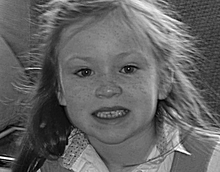
%> input picture girl.tif, 220 x 172 px, shrunk from 600 x 469 before the run
$ octave HOGfeaturedetection.m   (GNU Octave 9; MATLAB toolbox functions it lacks are replaced by stand-ins)
%> lines starting %> are read from the running program, lines starting %| are printed output that depends on the picture
img = imread('girl.tif');
%> img is the input picture: size 172x220 uint8; min 0, max 255, mean 99.9
[F, M] = HOG(img);
H = HOGpicture(M, 9);
[featureVector,hogVisualization] = extractHOGFeatures(img);
% [11 lines not run here, left out]
function [feature, matrix] = HOG(image)
[mu, theta] = grad(image); %gradient mag. and ang. of image
theta = Angle(theta); %angle readjustment; negative to positive angle
[m,n] = size(image);
% find # of blocks
v_blocks = floor(floor(m/16) + (floor(m/16)/2));
h_blocks = floor(floor(n/16) + (floor(n/16)/2));
matrix = zeros(v_blocks, h_blocks, 9);

feature = []; % feature vector
delta = 20;
for i = 1:v_blocks
    for k = 1:h_blocks
        Bx = i*8;
        By = k*8;
        % 16 x 16 blocks; overlapping
        block_mu = mu((Bx-7):(Bx+8), (By-7):(By+8));
        block_ang = theta((Bx-7):(Bx+8), (By-7):(By+8));
        block = []; % block feature
        for u = 1:2
            for v = 1:2
                hist = zeros(1,9); %histogram bins
                Cx = u*8;
                Cy = v*8;
                % 8x8 cells
                cell_mu = block_mu((Cx-7):Cx, (Cy-7):Cy);
                cell_ang = block_ang((Cx-7):Cx, (Cy-7):Cy);
                for x = 1:8
                    for y = 1:8
                        ang = cell_ang(x,y);
                        mag = cell_mu(x,y);
                        j = floor((ang/20) - (1/2));
                        if j < 0
                            j = 0;
                        end
                        j_center = bin_c(j);
                        j1_center = bin_c(j+1);
                        hist(1, j+1) = hist(1, j+1) + mag*((j1_center - ang)/delta);
                        hist(1, j+2) = hist(1, j+2) + mag*((ang - j_center)/delta);
                    end
                end
                block = [block hist];
            end
        end
        block = block / sqrt(norm(block)^2 + .01); %normalize the block vector L1-Norm
        B1 = reshape(block, 2, 2, 9);
        matrix(i:i+1, k:k+1, :) = B1;
        feature = [feature block];
    end
end
%normalize the feature vector L2-Norm
feature = feature / sqrt(norm(feature)^2 + .001);
feature(feature > 0.2) = 0.2;
feature = feature / sqrt(norm(feature)^2 + .001);
end
%% Gradient angle and mag calculations
function [mag, angle] = grad(A)
    Gx = [-1 0 1];
    Gy = Gx';

    % centered hor. and ver. gradient
    gx = double(imfilter(A, Gx));
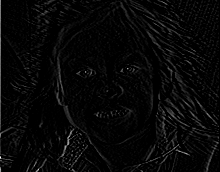
%> gx: size 172x220 double; min 0, max 255, mean 7.5
    gy = double(imfilter(A, Gy));
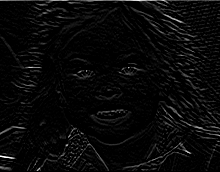
%> gy: size 172x220 double; min 0, max 255, mean 9

    % magnitude and angle
    angle = atan2(gy, gx) .* 180/pi;
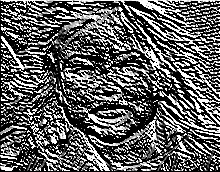
%> angle: size 172x220 double; min 0, max 90, mean 33.8; drawn with min black and max white
    mag = (gx.^2 + gy.^2).^(1/2);
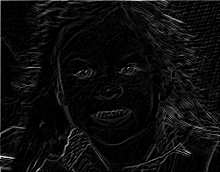
%> mag: size 172x220 double; min 0, max 293.8, mean 15.2; drawn with min black and max white
end
%% Angle Readjustment
function g = Angle(A)
    [m,n] = size(A);
%> m = 172; n = 220
    for x = 1:m
        for y = 1:n
            ang = A(x,y);
            if ang < 0
                A(x,y) = 180 + ang;
            end
        end
    end
%> after the loop in HOG, `for i = 1:v_blocks`: hist = [458.7 -49.48 38.48 37.06 387.4 0 0 0 0]
    g = A;
end
%% Bin center
function z = bin_c(j)
z = 20*(j + (1/2));
end
%% Visualize the HOGFeature *** Code for Github by rbgirshick (Ross Girshick)***
function im = HOGpicture(w, bs)
%> called with bs = 9
    % Make picture of positive HOG weights.
    %   im = HOGpicture(w, bs)

    % construct a "glyph" for each orientation
    bim1 = zeros(bs, bs);
    bim1(:,round(bs/2):round(bs/2)+1) = 1;
    bim = zeros([size(bim1) 9]);
    bim(:,:,1) = bim1;
    for i = 2:9
      bim(:,:,i) = imrotate(bim1, -(i-1)*20, 'crop');
    end

    % make pictures of positive weights bs adding up weighted glyphs
    s = size(w);
%> s = [16 20 9]
    w(w < 0) = 0;
    im = zeros(bs*s(1), bs*s(2));
    for i = 1:s(1)
     iis = (i-1)*bs+1:i*bs;
     for j = 1:s(2)
        jjs = (j-1)*bs+1:j*bs;
       for k = 1:9
         im(iis,jjs) = im(iis,jjs) + bim(:,:,k) * w(i,j,k);
      end
     end
    end
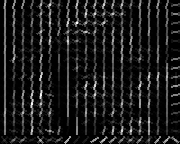
%> im: size 144x180 double; min 0, max 1.45, mean 0.154; drawn with min black and max white
%> the run ends on the next line
end

$ run again, with 1.pgm saved as girl.tif
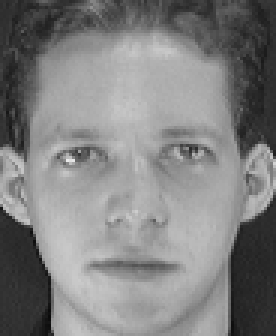
%> input picture 1.pgm, 92 x 112 px (shown 3 times larger)
%> img is the input picture: size 112x92 uint8; min 11, max 234, mean 128.3
%> in grad, `mag = (gx.^2 + gy.^2).^(1/2);`:
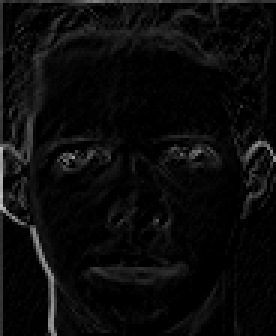
%> mag: size 112x92 double (shown 3 times larger); min 0, max 193, mean 11.3
%> after the loop in HOG, `for i = 1:v_blocks`: feature = 2520 values, max 0.906 at index 2071, min -0.272 at index 2072, mean 0.0704; hist = [298.8 -72.88 19.88 18.11 43 0 0 0 0]
%> in HOG, `feature = feature / sqrt(norm(feature)^2 + .001);`: feature = 2520 values, max 0.108 at index 2071, min -0.0325 at index 2072, mean 0.00841
%> F has the same summary as feature in HOG
%> after the loop in HOGpicture, `for i = 1:s(1)`:
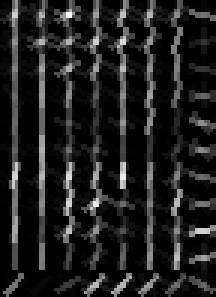
%> im: size 99x72 double (shown 3 times larger); min 0, max 1.25, mean 0.153; drawn with min black and max white
